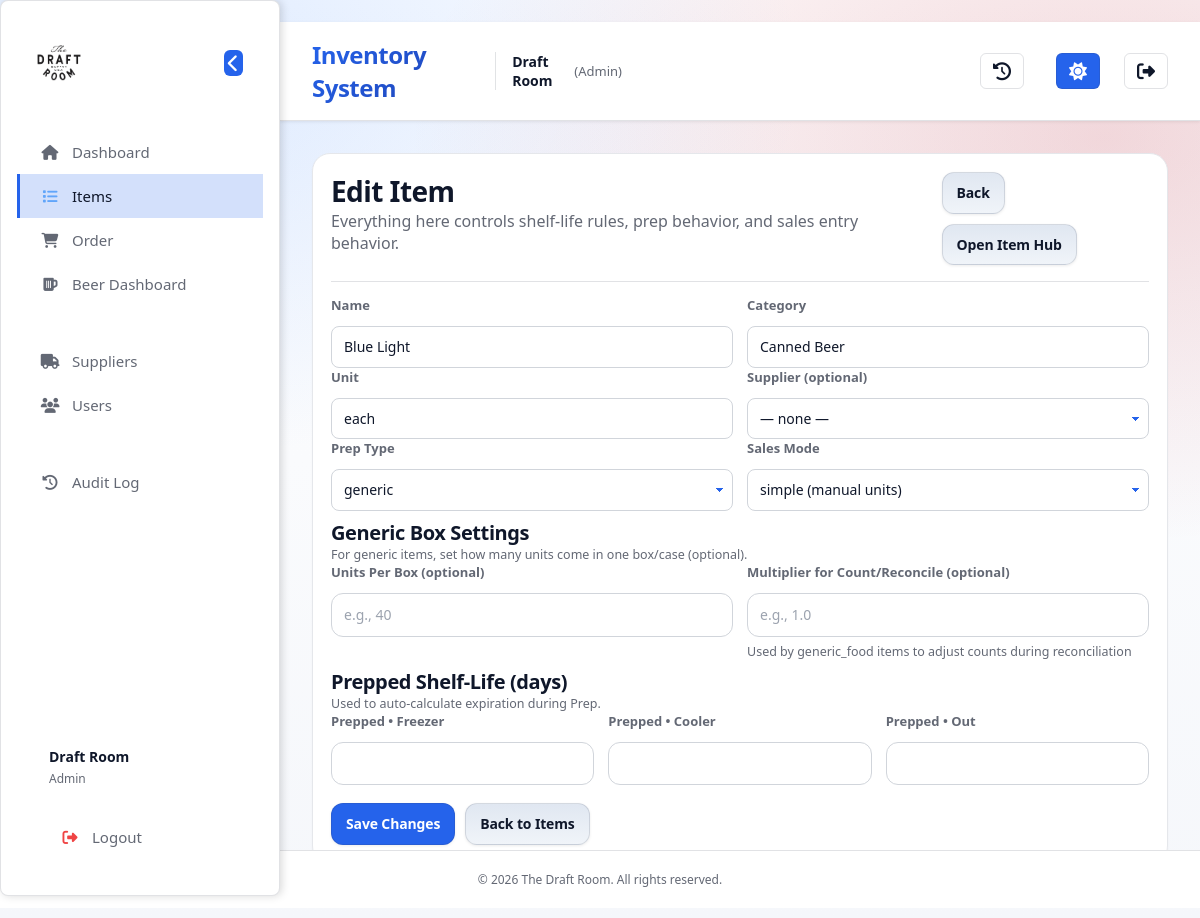
The app's page /items/4/edit (signed in), older data.
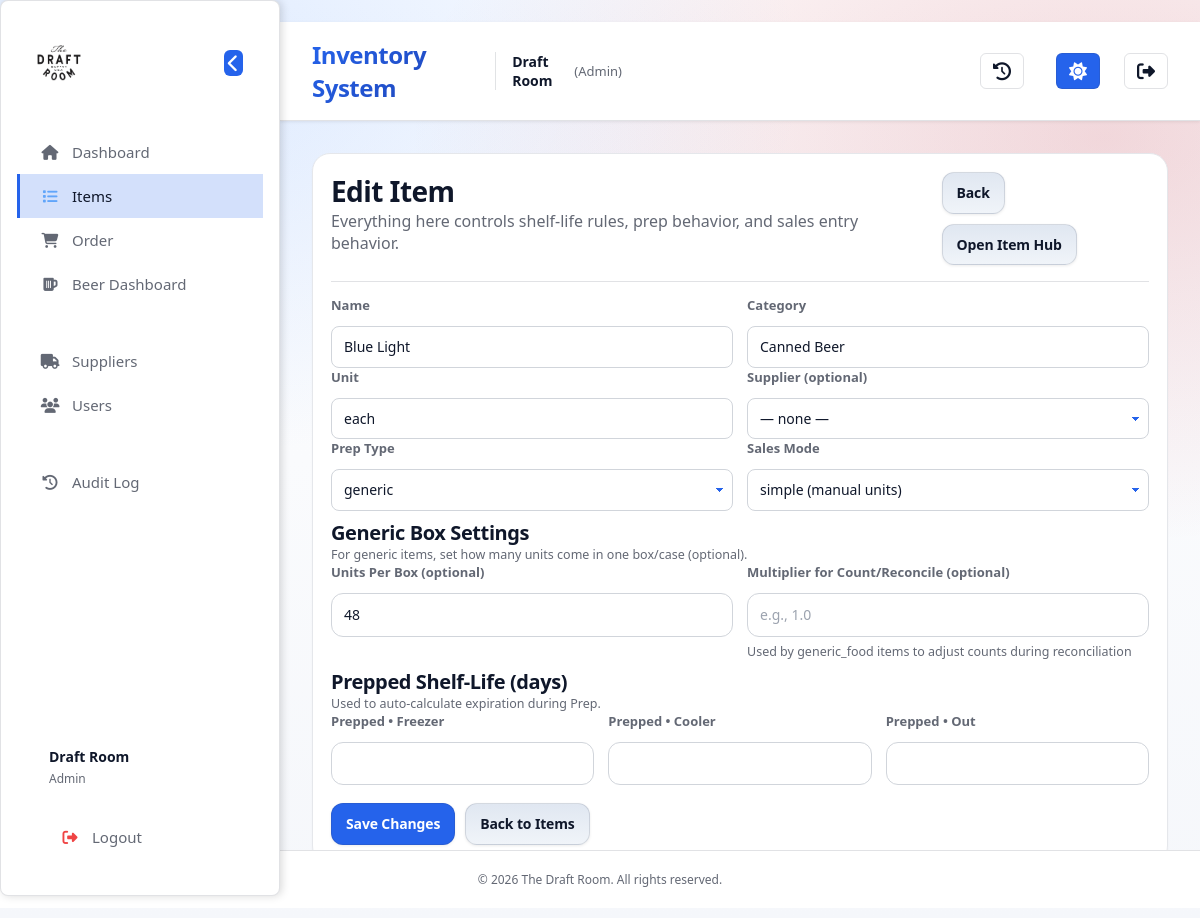
The same page, newer data.
### app.py (models this page shows)
class Item(db.Model):
    __tablename__ = "items"
    id = db.Column(db.Integer, primary_key=True)
    name = db.Column(db.String(200), nullable=False)
    category = db.Column(db.String(120), nullable=False)
    prep_type = db.Column(db.String(50), nullable=False, default="generic")
    supplier_id = db.Column(db.Integer, db.ForeignKey("suppliers.id"), nullable=True)
    supplier = db.relationship("Supplier", back_populates="items")
    unit = db.Column(db.String(50), nullable=True)
    default_units_per_box = db.Column(
    db.Integer,
    nullable=True,
)
    multiplier = db.Column(db.Float, nullable=True)
    raw_freezer_days = db.Column(db.Integer, nullable=True)
    raw_cooler_days = db.Column(db.Integer, nullable=True)
    raw_out_days = db.Column(db.Integer, nullable=True)
    prepped_freezer_days = db.Column(db.Integer, nullable=True)
    prepped_cooler_days = db.Column(db.Integer, nullable=True)
    prepped_out_days = db.Column(db.Integer, nullable=True)
    sales_mode = db.Column(db.String(40), nullable=True)
    pack1_label = db.Column(db.String(80), nullable=True)
    pack1_mult  = db.Column(db.Integer, nullable=True)
    pack2_label = db.Column(db.String(80), nullable=True)
    pack2_mult  = db.Column(db.Integer, nullable=True)
    pack3_label = db.Column(db.String(80), nullable=True)
    pack3_mult  = db.Column(db.Integer, nullable=True)
    pack4_label = db.Column(db.String(80), nullable=True)
    pack4_mult  = db.Column(db.Integer, nullable=True)
    main_bar_on_hand = db.Column(
        db.Integer,
        nullable=False,
        default=0,
        server_default=db.text("0"),
    )
    low_bar_on_hand = db.Column(
        db.Integer,
        nullable=False,
        default=0,
        server_default=db.text("0"),
    )
    on_hand_count = db.Column(
        db.Integer,
        nullable=False,
        default=0,
        server_default=db.text("0"),
    )
    created_at = db.Column(db.DateTime, nullable=False, default=datetime.utcnow)

### app.py (the view)
@app.get("/items/<int:item_id>/edit")
def item_edit(item_id: int):
    guard = require_inventory_edit()
    if guard:
        return guard
    item = Item.query.get_or_404(item_id)
    suppliers = Supplier.query.order_by(Supplier.name.asc()).all()
    return render_template("item_form.html", item=item, suppliers=suppliers)

### app.py (called while the page is built)
def role_rank(role: str | None) -> int:
    if not role:
        return 0
    return ROLE_RANK.get(role.strip().lower(), 0)

def current_user() -> Optional["User"]:
    uid = session.get("user_id")
    if not uid:
        return None
    try:
        return User.query.get(int(uid))
    except Exception:
        return None

def current_user_role() -> str:
    if session.get("break_glass_admin") is True:
        return "admin"
    u = current_user()
    if not u:
        return ""
    return (u.role or "").lower()

def is_logged_in() -> bool:
    return (session.get("break_glass_admin") is True) or (session.get("user_id") is not None)

def can_manage_users() -> bool:
    return current_user_role() == "admin"

def can_edit_inventory() -> bool:
    return role_rank(current_user_role()) >= ROLE_RANK["manager"]

def require_inventory_edit():
    if not is_logged_in():
        return redirect("/login")
    if session.get("break_glass_admin") is True:
        return None
    if not can_edit_inventory():
        flash("Manager or Admin required for changes.", "error")
        return redirect("/")
    return None

### templates/item_form.html (shortened to what the changed rows need)
{% extends "base.html" %}
{% block content %}
{% set is_edit = (item is not none) %}
<section class="card">
  <div class="cardhead">
    <div>
      <h1>{% if is_edit %}Edit Item{% else %}Add Item{% endif %}</h1>
    </div>
  </div>
  <form class="form" method="POST"
        action="{% if is_edit %}/items/{{ item.id }}/edit{% else %}/items/new{% endif %}">
    <div class="grid2">
      <div class="field">
        <label>Name</label>
        <input class="input" name="name" required
               value="{{ item.name if is_edit else '' }}"
               placeholder="e.g., Wings">
      </div>
      <div class="field">
        <label>Category</label>
        <input class="input" name="category"
               value="{{ item.category if is_edit else 'Food' }}"
               placeholder="Food / Alcohol / Paper/Disposables ...">
      </div>
    </div>
    <div class="grid2">
      <div class="field">
        <label>Unit</label>
        <input class="input" name="unit"
               value="{{ item.unit if is_edit else 'each' }}"
               placeholder="each / case / lb">
      </div>
    </div>
    <div class="grid2">
      <div class="field">
        <label>Prep Type</label>
        {% set pt = (item.prep_type if is_edit and item.prep_type else 'generic') %}
        <select class="input" name="prep_type" id="prep_type">
          <option value="generic" {% if pt == "generic" %}selected{% endif %}>generic</option>
        </select>
      </div>
      <div class="field">
        <label>Sales Mode</label>
        {% set sm = (item.sales_mode if is_edit and item.sales_mode else 'simple') %}
        <select class="input" name="sales_mode">
          <option value="simple" {% if sm == "simple" %}selected{% endif %}>simple (manual units)</option>
        </select>
      </div>
    </div>
    <div id="generic_box_wrap" style="display:none;">
      <h2>Generic Box Settings</h2>
      <div class="grid2">
        <div class="field">
          <label>Units Per Box (optional)</label>
          <input class="input" type="number" min="1" step="1"
                 name="default_units_per_box" id="units_per_box"
                 value="{{ item.default_units_per_box if is_edit and item.default_units_per_box is not none else '' }}"
                 placeholder="e.g., 40">
        </div>
      </div>
    </div>
    <h2>Prepped Shelf-Life (days)</h2>
  </form>
</section>
{% endblock %}

Row changes from the older to the newer data that the page shows:
changed Item "Blue Light": default_units_per_box (not shown) → "48"
